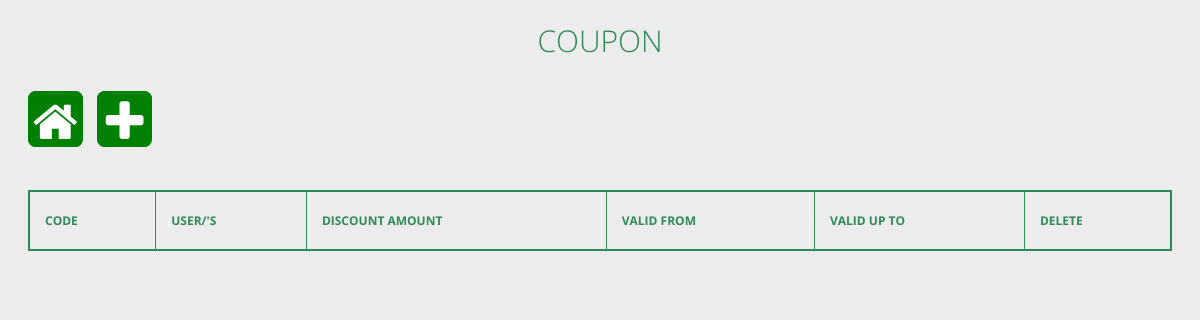
/coupons (signed in), run on an earlier commit of the app's database.
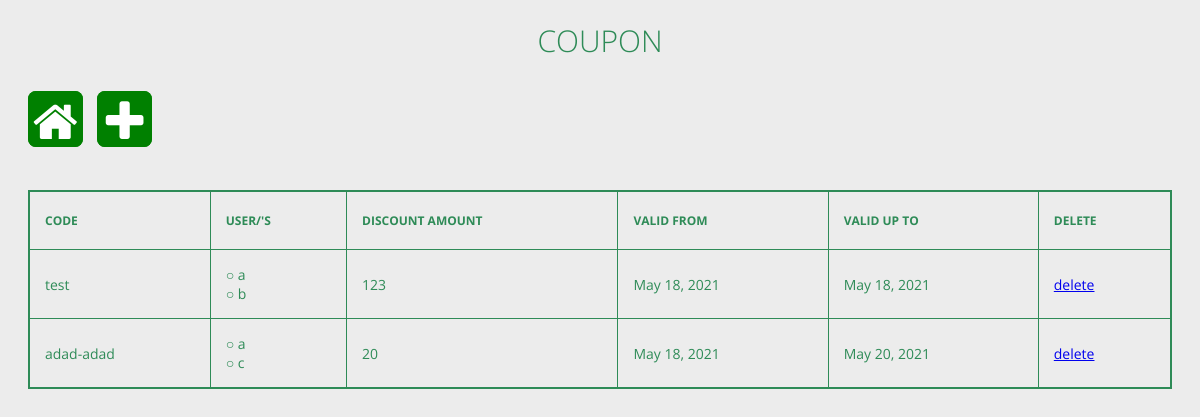
And on a later commit of the database.
### app/models.py (models this page shows, shortened)
class Coupons(models.Model):
    code=models.CharField(max_length=150)
    amount=models.PositiveIntegerField()
    valid_from=models.DateField(default=now)
    valid_up_to=models.DateField(default=now)
    user=models.ManyToManyField(CustomerUser)

class CustomerUser(models.Model):
    user_name = models.CharField(max_length=150)
    mobile_no = models.CharField(max_length=25)
    wallet_amount = models.CharField(max_length=10, null=True)
    email_id = models.EmailField(max_length=60, null=True, blank=True)
    def __str__(self):
        return self.user_name

### app/decorators.py (the view)
	def wrapper_function(request, *args, **kwargs):
		group = None
		if request.user.groups.exists():
			group = request.user.groups.all()[0].name
		if group == 'staff':
			return redirect('home')
		if group == 'manager':
			return view_func(request, *args, **kwargs)
		if group==None:
			return HttpResponse('You are not authorized to view this page')

### app/views.py (called while the page is built)
@login_required
@manager_only
def coupons(request):
    coup=Coupons.objects.all()
    return render(request,'app/coupons.html', {'coup':coup})

### app/templates/app/coupons.html (shortened to what this page needs)
{% load static %}
<html lang="en">
<head>
    <link rel="stylesheet" href="{% static 'css/driver.css' %}">
    <link rel="stylesheet" href="{% static 'css/search.css' %}">
    <link rel="stylesheet" href="https://maxcdn.bootstrapcdn.com/font-awesome/4.4.0/css/font-awesome.min.css">
</head>
<body>
    <section>
        <h1>Coupon</h1><br>
        <div style="display: inline;">
          <a href="/" class="homebtn"><i class="fa fa-home fa-3x fa-inverse" aria-hidden="true" id="ic"></i></a>
        <a href="{% url 'createcoupons' %}" class="homebtn crtbtn">
          <i class="fa fa-plus fa-3x fa-inverse" aria-hidden="true"></i>
        </a>
        </div>
        <br><br><br>
        <div class="tbl-content">
          <table cellpadding="0" cellspacing="0" border="1">
            <div class="tbl-header">
                <thead>
                    <tr>
                      <th>Code</th>
                      <th>user/'s</th>
                      <th>Discount Amount</th>
                      <th>Valid From</th>
                      <th>Valid up to</th>
                      <th>Delete</th>
                    </tr>
                  </thead>
                </div>
            <tbody>
              {% for i in coup %}
            <tr>
              <td>{{ i.code }}</td>
              <td>{% for j in i.user.all %}
                ○ {{ j }} <br>
                {% endfor %}
              </td>
              <td>{{ i.amount }}</td>
              <td>{{ i.valid_from }}</td>
              <td>{{ i.valid_up_to }}</td>
              <td><a href="{% url 'deletecoupons' i.id %}">delete</a></td>
            </tr>
              {% endfor %}
            </tbody>
          </table>
        </div>
      </section>
</body>
</html>

What changed in the data, as far as the page shows it:
added Coupons: code "test", amount "123", valid_from "May 18, 2021", valid_up_to "May 18, 2021"
now on this page (row edited): CustomerUser: user_name "a"
now on this page (row edited): CustomerUser: user_name "b", shown under "test"
added Coupons: code "adad-adad", amount "20", valid_from "May 18, 2021", valid_up_to "May 20, 2021"
added CustomerUser: user_name "c", shown under "adad-adad"
